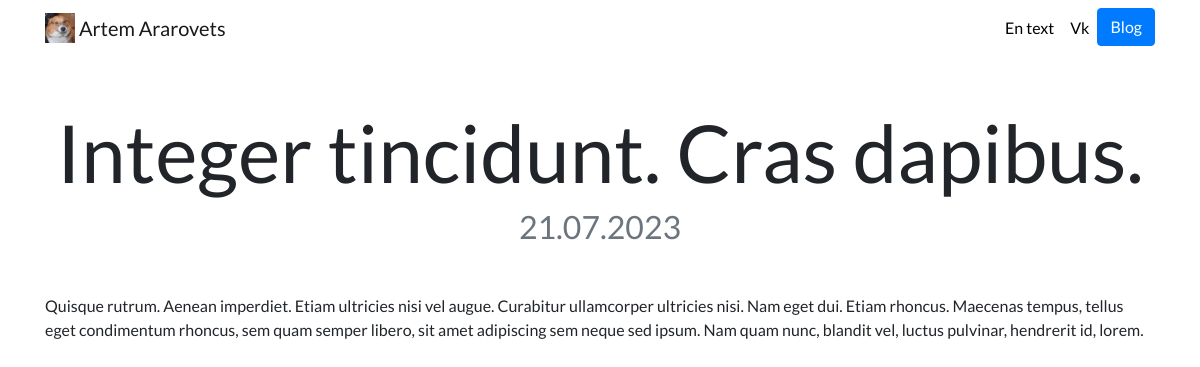
The app's page /blog/2/ with its own data.
### blog/models.py (models this page shows, shortened)
class BlogPost(models.Model):
	title = models.CharField(max_length=200)
	date = models.DateField()
	descriprion = models.TextField()

### blog/views.py (the view)
# urls.py: path('<int:post_id>/', views.detail, name='detail'),
def detail(request, post_id):
	post = get_object_or_404(BlogPost, pk=post_id)
	return render(request, 'detail.html', {"post": post})

### blog/templates/detail.html
{% extends 'base.html' %}
{% load static %}
{% block content %}
<h1 class="text-center mt-5" id="blogdetailtitle">{{ post.title }}</h1>
<h2  class="text-center text-muted mb-5">{{ post.date|date:'d.m.Y' }}</h2>
<p>{{ post.descriprion|safe }}</p>
{% endblock %}

### portfolio/static/custom.css (style rules this page uses)
body { font-family: 'Lato', sans-serif; }
@media (min-width: 992px) { #blogdetailtitle { font-size: 5rem; } }

### records on screen
BlogPost: title "Integer tincidunt. Cras dapibus.", date "21.07.2023", descriprion "Quisque rutrum. Aenean imperdiet. Etiam ultricies nisi vel augue. Curabitur ullamcorper ultricies nisi. Nam eget dui. Etiam rhoncus. Maecenas tempus, tellus eget condimentum rhoncus, sem quam semper libero, sit amet adipiscing sem neque sed ipsum. Nam quam nunc, blandit vel, luctus pulvinar, hendrerit id, lorem."
